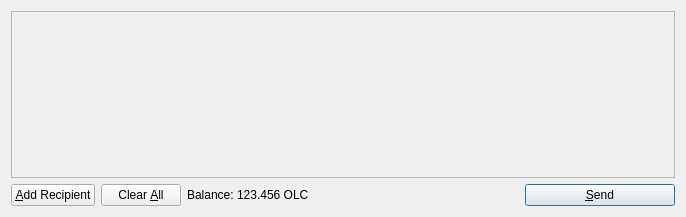
<?xml version="1.0" encoding="UTF-8"?>
<ui version="4.0">
 <class>SendCoinsDialog</class>
 <widget class="QDialog" name="SendCoinsDialog">
  <property name="geometry">
   <rect>
    <x>0</x>
    <y>0</y>
    <width>686</width>
    <height>217</height>
   </rect>
  </property>
  <property name="windowTitle">
   <string>Send Coins</string>
  </property>
  <layout class="QVBoxLayout" name="verticalLayout">
   <item>
    <widget class="QScrollArea" name="scrollArea">
     <property name="widgetResizable">
      <bool>true</bool>
     </property>
     <widget class="QWidget" name="scrollAreaWidgetContents">
      <property name="geometry">
       <rect>
        <x>0</x>
        <y>0</y>
        <width>666</width>
        <height>165</height>
       </rect>
      </property>
      <layout class="QVBoxLayout" name="verticalLayout_2">
       <property name="margin">
        <number>0</number>
       </property>
       <item>
        <layout class="QVBoxLayout" name="entries">
         <property name="spacing">
          <number>6</number>
         </property>
        </layout>
       </item>
       <item>
        <spacer name="verticalSpacer">
         <property name="orientation">
          <enum>Qt::Vertical</enum>
         </property>
         <property name="sizeHint" stdset="0">
          <size>
           <width>20</width>
           <height>40</height>
          </size>
         </property>
        </spacer>
       </item>
      </layout>
     </widget>
    </widget>
   </item>
   <item>
    <layout class="QHBoxLayout" name="horizontalLayout">
     <item>
      <widget class="QPushButton" name="addButton">
       <property name="toolTip">
        <string>Send to multiple recipients at once</string>
       </property>
       <property name="text">
        <string>&amp;Add Recipient</string>
       </property>
       <property name="icon">
        <iconset resource="../bitcoin.qrc">
         <normaloff>:/icons/add</normaloff>:/icons/add</iconset>
       </property>
       <property name="autoDefault">
        <bool>false</bool>
       </property>
      </widget>
     </item>
     <item>
      <widget class="QPushButton" name="clearButton">
       <property name="sizePolicy">
        <sizepolicy hsizetype="Minimum" vsizetype="Fixed">
         <horstretch>0</horstretch>
         <verstretch>0</verstretch>
        </sizepolicy>
       </property>
       <property name="toolTip">
        <string>Remove all transaction fields</string>
       </property>
       <property name="text">
        <string>Clear &amp;All</string>
       </property>
       <property name="icon">
        <iconset resource="../bitcoin.qrc">
         <normaloff>:/icons/remove</normaloff>:/icons/remove</iconset>
       </property>
       <property name="autoRepeatDelay">
        <number>300</number>
       </property>
       <property name="autoDefault">
        <bool>false</bool>
       </property>
      </widget>
     </item>
     <item>
      <layout class="QHBoxLayout" name="horizontalLayout_2">
       <property name="spacing">
        <number>3</number>
       </property>
       <item>
        <widget class="QLabel" name="label">
         <property name="text">
          <string>Balance:</string>
         </property>
        </widget>
       </item>
       <item>
        <widget class="QLabel" name="labelBalance">
         <property name="cursor">
          <cursorShape>IBeamCursor</cursorShape>
         </property>
         <property name="text">
          <string>123.456 OLC</string>
         </property>
         <property name="textInteractionFlags">
          <set>Qt::LinksAccessibleByMouse|Qt::TextSelectableByKeyboard|Qt::TextSelectableByMouse</set>
         </property>
        </widget>
       </item>
      </layout>
     </item>
     <item>
      <spacer name="horizontalSpacer">
       <property name="orientation">
        <enum>Qt::Horizontal</enum>
       </property>
       <property name="sizeHint" stdset="0">
        <size>
         <width>40</width>
         <height>20</height>
        </size>
       </property>
      </spacer>
     </item>
     <item>
      <widget class="QPushButton" name="sendButton">
       <property name="minimumSize">
        <size>
         <width>150</width>
         <height>0</height>
        </size>
       </property>
       <property name="toolTip">
        <string>Confirm the send action</string>
       </property>
       <property name="text">
        <string>&amp;Send</string>
       </property>
       <property name="icon">
        <iconset resource="../bitcoin.qrc">
         <normaloff>:/icons/send</normaloff>:/icons/send</iconset>
       </property>
       <property name="default">
        <bool>true</bool>
       </property>
      </widget>
     </item>
    </layout>
   </item>
  </layout>
 </widget>
 <resources>
  <include location="../bitcoin.qrc"/>
 </resources>
 <connections/>
</ui>
